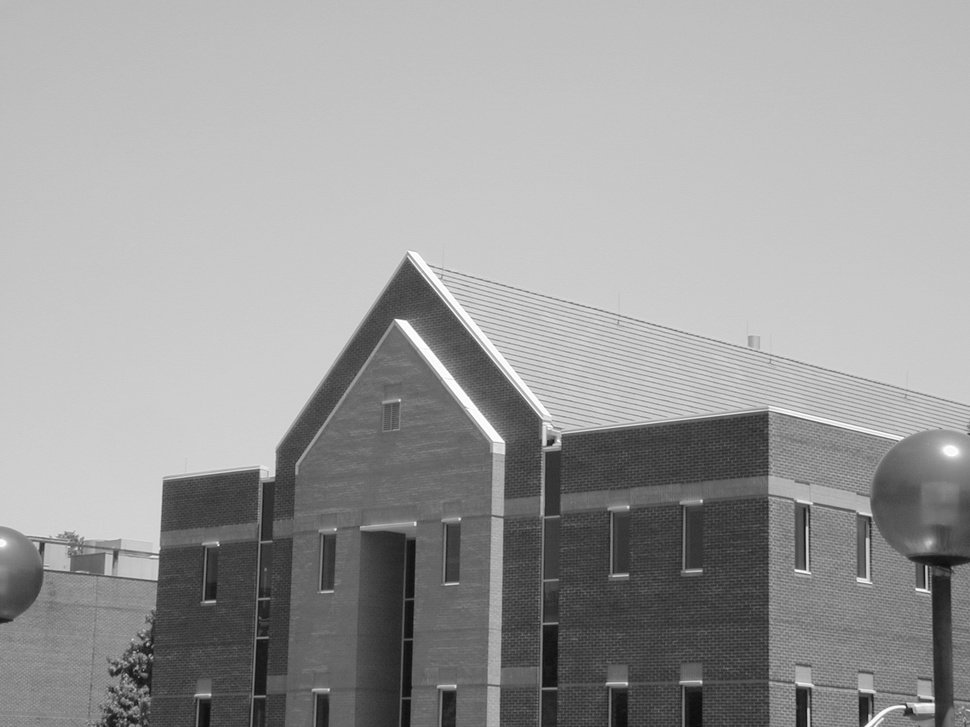
#> input picture cv-hw2/data/school.jpg, 970 x 727 px, shrunk from 1600 x 1200 before the run
$ jupyter execute hw2_4.ipynb   (older library calls are emulated)
#> lines starting #> are read from the running program, lines starting #| are printed output that depends on the picture
# HW#2-4

아래와 같은 영상에 대하여 45°, -45° 방향의 대각선 edge를 검출하되, Sobel 연산자를 변형하여 적절한 마스크를 만들어 적용해 보세요

[cell 1]
import cv2
import numpy as np
import matplotlib.pyplot as plt

# 영상 로드 (grayscale)
img = cv2.imread('data/school.jpg', cv2.IMREAD_GRAYSCALE)
#> img is the input picture: shape (727, 970); min 12, max 255, mean 155.4
print(f'Image shape: {img.shape}, dtype: {img.dtype}')
#| Image shape: (727, 970), dtype: uint8

plt.figure(figsize=(6, 6))
plt.imshow(img, cmap='gray')
plt.title('Original')
plt.axis('off')
plt.show()

## 대각선 Sobel 마스크 설계

표준 Sobel 연산자는 수평/수직 방향의 edge를 검출한다:
- Gx (수직 edge): `[[-1,0,1],[-2,0,2],[-1,0,1]]`
- Gy (수평 edge): `[[-1,-2,-1],[0,0,0],[1,2,1]]`

이를 45° 회전시키면 대각선 edge 검출 마스크를 얻을 수 있다:
- **+45° 방향 edge** (↗ 방향 gradient): `[[ 0, 1, 2],[-1, 0, 1],[-2,-1, 0]]`
- **-45° 방향 edge** (↘ 방향 gradient): `[[-2,-1, 0],[-1, 0, 1],[ 0, 1, 2]]`

[cell 2]
# 대각선 Sobel 마스크 정의
# +45° 방향 edge 검출 마스크
sobel_45 = np.array([[ 0,  1,  2],
                     [-1,  0,  1],
                     [-2, -1,  0]], dtype=np.float64)

# -45° 방향 edge 검출 마스크
sobel_n45 = np.array([[-2, -1,  0],
                      [-1,  0,  1],
                      [ 0,  1,  2]], dtype=np.float64)

print('+45° mask:')
print(sobel_45)
print()
print('-45° mask:')
print(sobel_n45)

[cell 3]
# 컨볼루션 적용
img_float = img.astype(np.float64)

# filter2D로 컨볼루션 (ddepth=-1은 입력과 같은 depth, CV_64F로 음수값 보존)
edge_45 = cv2.filter2D(img_float, cv2.CV_64F, sobel_45)
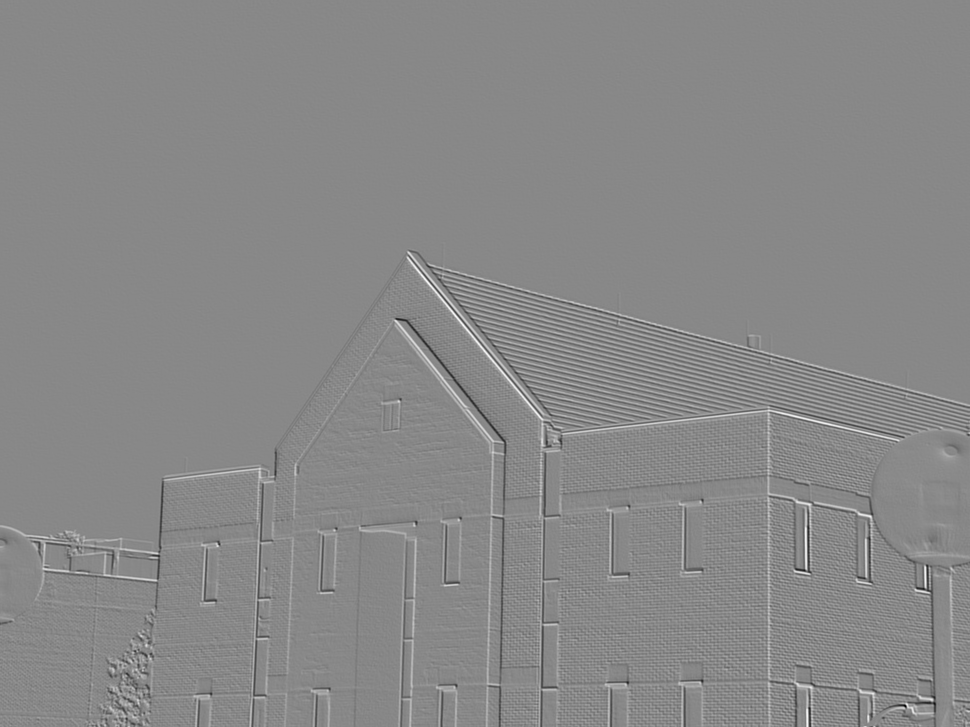
#> edge_45: shape (727, 970) float64; min -677, max 590, mean 0.7; drawn with min black and max white
edge_n45 = cv2.filter2D(img_float, cv2.CV_64F, sobel_n45)
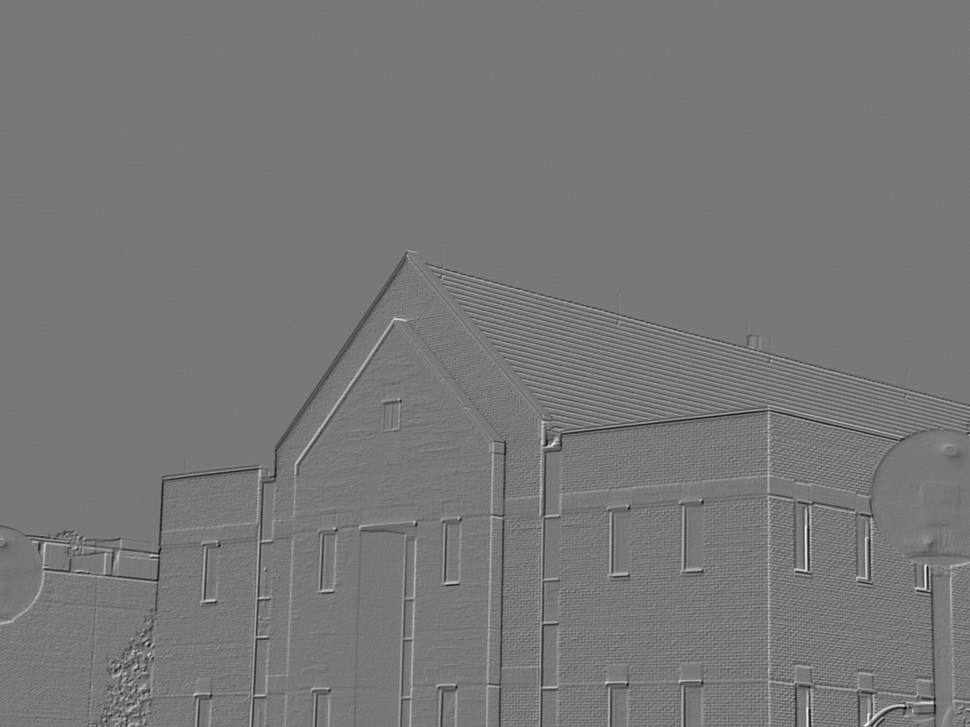
#> edge_n45: shape (727, 970) float64; min -575, max 642, mean -0.9; drawn with min black and max white

# 절대값 취해서 시각화용으로 변환
edge_45_abs = np.abs(edge_45)
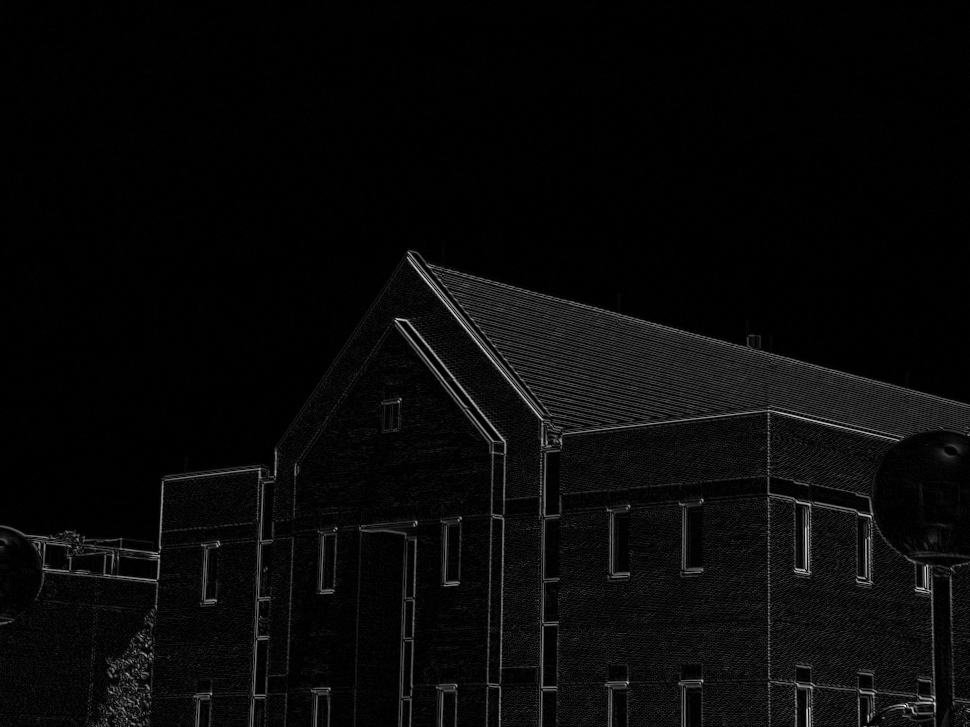
#> edge_45_abs: shape (727, 970) float64; min 0, max 677, mean 23.8; drawn with min black and max white
edge_n45_abs = np.abs(edge_n45)

# 두 대각선 edge 합성 (magnitude)
edge_combined = np.sqrt(edge_45**2 + edge_n45**2)

# 0~255로 정규화
def normalize_to_uint8(img):
    return np.clip(img / img.max() * 255, 0, 255).astype(np.uint8)

edge_45_vis = normalize_to_uint8(edge_45_abs)
edge_n45_vis = normalize_to_uint8(edge_n45_abs)
edge_combined_vis = normalize_to_uint8(edge_combined)

[cell 4]
# 결과 시각화
fig, axes = plt.subplots(2, 2, figsize=(12, 12))

axes[0, 0].imshow(img, cmap='gray')
axes[0, 0].set_title('Original')
axes[0, 0].axis('off')

axes[0, 1].imshow(edge_45_vis, cmap='gray')
axes[0, 1].set_title('+45° Diagonal Edge')
axes[0, 1].axis('off')

axes[1, 0].imshow(edge_n45_vis, cmap='gray')
axes[1, 0].set_title('-45° Diagonal Edge')
axes[1, 0].axis('off')

axes[1, 1].imshow(edge_combined_vis, cmap='gray')
axes[1, 1].set_title('Combined Diagonal Edges')
axes[1, 1].axis('off')

plt.tight_layout()
plt.savefig('result/hw2_4_result.png', dpi=150, bbox_inches='tight')
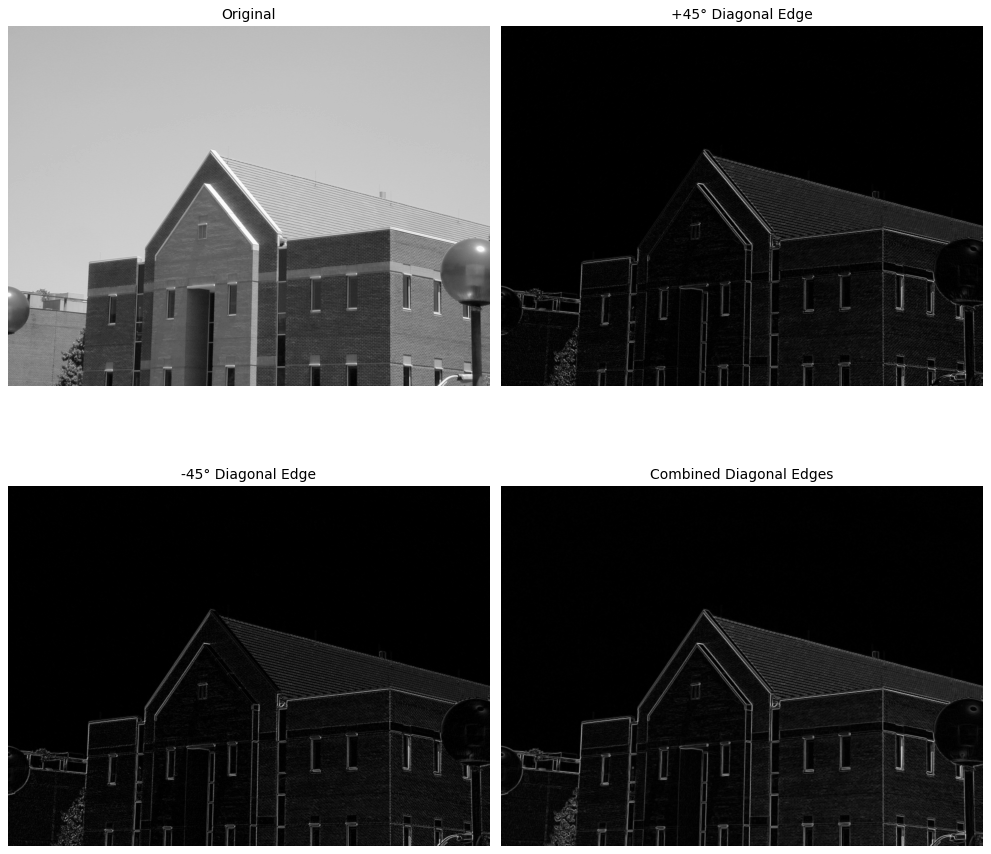
#> figure drawn by matplotlib, 4 panels
plt.show()

[cell 5]
# 표준 Sobel (수평/수직)과 비교
sobel_x = cv2.Sobel(img, cv2.CV_64F, 1, 0, ksize=3)
sobel_y = cv2.Sobel(img, cv2.CV_64F, 0, 1, ksize=3)
sobel_mag = np.sqrt(sobel_x**2 + sobel_y**2)

fig, axes = plt.subplots(1, 3, figsize=(18, 6))

axes[0].imshow(normalize_to_uint8(np.abs(sobel_x)), cmap='gray')
#> in normalize_to_uint8 (call 4), `return np.clip(img / img.max() * 255, 0, 255).astype(np.uint8)`:
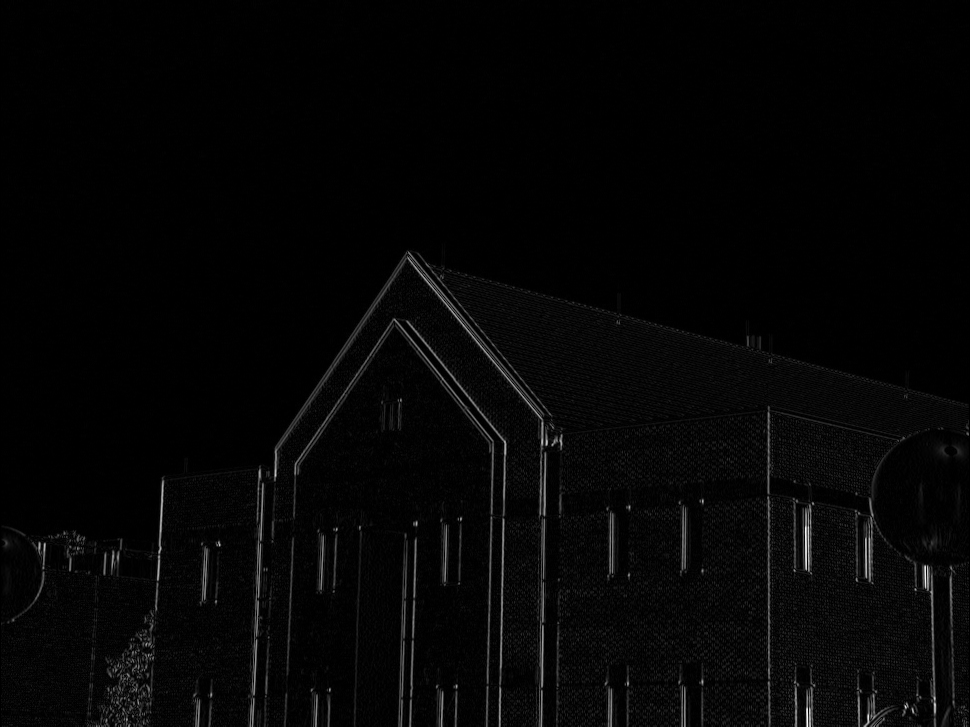
#> returned value: shape (727, 970); min 0, max 255, mean 5.4
axes[0].set_title('Standard Sobel X (Vertical Edge)')
axes[0].axis('off')

axes[1].imshow(normalize_to_uint8(np.abs(sobel_y)), cmap='gray')
#> in normalize_to_uint8 (call 5), `return np.clip(img / img.max() * 255, 0, 255).astype(np.uint8)`:
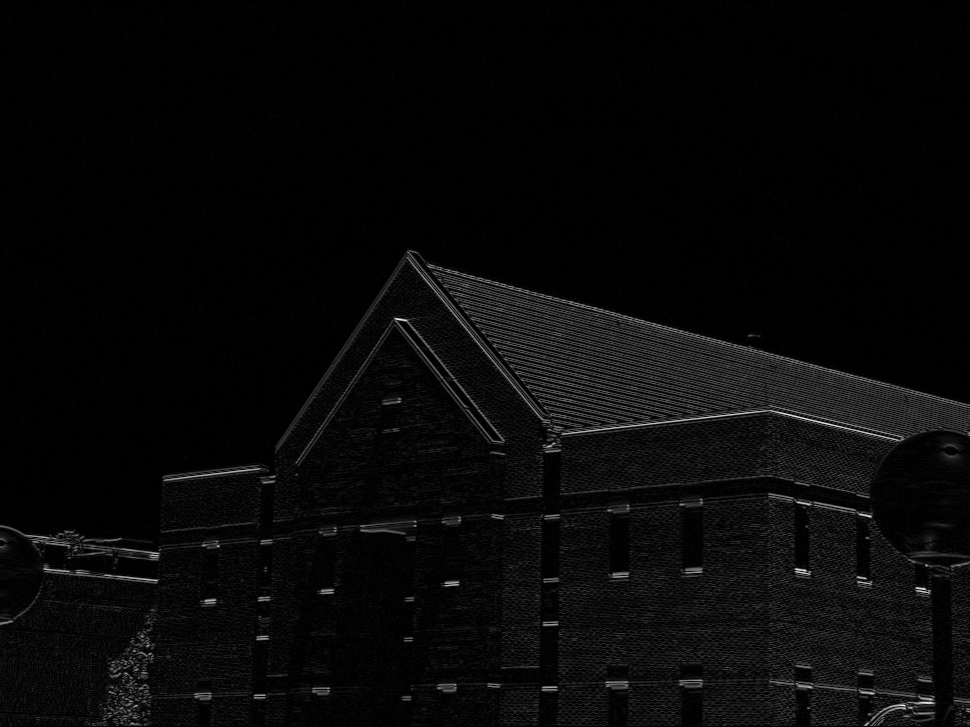
#> returned value: shape (727, 970); min 0, max 255, mean 8.5
axes[1].set_title('Standard Sobel Y (Horizontal Edge)')
axes[1].axis('off')

axes[2].imshow(normalize_to_uint8(sobel_mag), cmap='gray')
axes[2].set_title('Standard Sobel Magnitude')
axes[2].axis('off')

plt.tight_layout()
plt.savefig('result/hw2_4_comparison.png', dpi=150, bbox_inches='tight')
plt.show()
